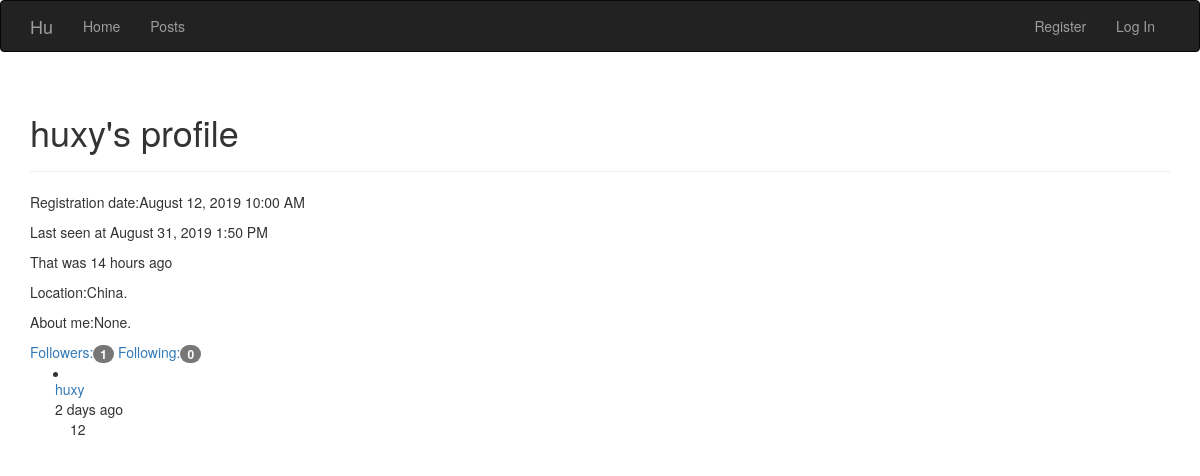
The app's page /user/huxy, older data.
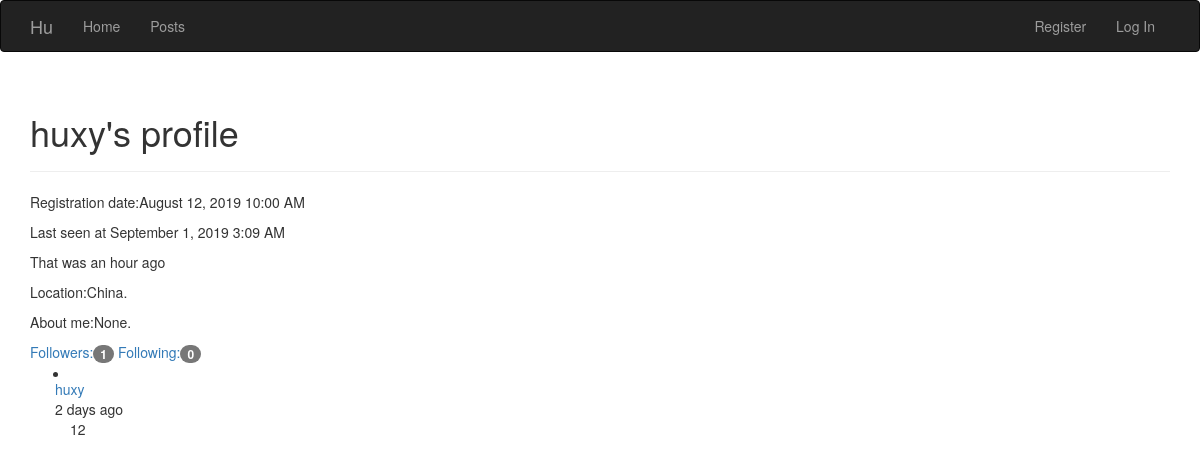
The same page, newer data.
### app/models.py (models this page shows, shortened)
class User(UserMixin, db.Model):
    __tablename__ = 'users'
    id = db.Column(db.Integer, primary_key = True)
    username = db.Column(db.String(64), unique = True, index = True)
    password_hash = db.Column(db.String(128))
    role_id = db.Column(db.Integer, db.ForeignKey('roles.id'))
    location = db.Column(db.String(64))
    about_me = db.Column(db.Text())
    member_since = db.Column(db.DateTime(), default=datetime.utcnow)
    last_seen = db.Column(db.DateTime(), default=datetime.utcnow)
    comments = db.relationship('Comment', backref='author', lazy='dynamic')
    posts = db.relationship('Post', backref='author', lazy='dynamic')
    followed = db.relationship('Follow', foreign_keys=[Follow.follower_id], backref=db.backref('follower', lazy='joined'),lazy='dynamic',cascade='all, delete-orphan')
    follower = db.relationship('Follow', foreign_keys=[Follow.followed_id], backref=db.backref('followed', lazy='joined'),lazy='dynamic',cascade='all, delete-orphan')
    @property
    def password(self):
        raise AttributeError('Password is not a readable attribute.')

class Comment(db.Model):
    __tablename__ = 'comments'
    id = db.Column(db.Integer, primary_key=True)
    body = db.Column(db.Text)
    timestamp = db.Column(db.DateTime,index=True, default=datetime.utcnow)
    author_id = db.Column(db.Integer, db.ForeignKey('users.id'))

### app/main/views.py (the view)
@main.route('/user/<username>')
def user(username):
    user=User.query.filter_by(username=username).first()
    if not user:
        flash('No correspondent user.')
        return redirect('.index')
    comments = user.comments.order_by(Comment.timestamp.desc()).all()
    return render_template('user.html', user=user, Permissions=Permissions, comments=comments)

### app/auth/views.py (called while the page is built)
@auth.before_app_request
def before_request():
    if current_user.is_authenticated:
        current_user.ping()

### app/models.py (called while the page is built)
    def can(self, permissions):
        return False

### app/templates/user.html (shortened to what this page needs)
{% extends "base.html" %}
{% block page_content  %}
<div class="page-header">
	<h1>{{user.username}}'s profile</h1>
</div>
{%include '_profile.html'%}
<a href="{{url_for('main.followers', username=user.username)}}">
	Followers:<span class="badge">{{user.follower.count()}}</span>
</a>
<a href="{{url_for('main.following', username=user.username)}}">
	Following:<span class="badge">{{user.followed.count()}}</span>
</a>
{%include '_comments.html'%}
{% endblock %}

### app/templates/base.html (shortened to what this page needs)
{% extends "bootstrap/base.html" %}
{% block head %}
{{super()}}
{% endblock %}
{% block navbar %}
<div class="navbar navbar-inverse" role="navigation">
	<div class="container">
		<div class="navvar-header">
			<a class="navbar-brand" href="{{ url_for('main.index') }}">Hu</a>
		</div>
		<div class="navbar-collapse collapse">
			<ul class="nav navbar-nav">
				<li><a href="{{url_for('main.index')}}">Home</a></li>
			</ul>
			<ul class="nav navbar-nav">
				<li><a href={{url_for('main.posts')}}>Posts</a></li>
			</ul>
			<ul class="nav navbar-nav navbar-right">
				{%if current_user.is_authenticated %}
				{%if current_user.is_administrator() %}
				<li><a href="{{url_for('auth.admin')}}">Admin</a></li>
				{%endif%}
				<li><a href="{{ url_for('auth.account', username=current_user.username)}}">{{current_user.username}}</a></li>
				<li><a href="{{ url_for('auth.logout') }}">Log Out</a></li>
				{%else%}
				<li><a href={{url_for('auth.register')}}>Register</a></li>
				<li><a href="{{url_for('auth.login') }}">Log In</a></li>
				{%endif%}
			</ul>
		</div>
	</div>
</div>
{% endblock %}
{% block content %}
<div class="container">
	{% block page_content %}{% endblock %}
</div>
{% endblock %}

### app/templates/_profile.html
<div>
	<p>Registration date:{{moment(user.member_since).format('LLL')}}</p>
	<p>Last seen at {{moment(user.last_seen).format('LLL')}}</p>
	<p>That was {{moment(user.last_seen).fromNow(refresh=True)}}</p>
	<p><p>
		{% if user.location %}
		Location:{{user.location }}
		{% endif %}
		</p>
		<p>
		{% if user.about_me %}
		About me:{{user.about_me}}
		{% endif %}
		</p>
	</p>
</div>

### app/templates/_comments.html
<div>
<ul class="posts">
	{%for comment in comments %}
	<li class="post">
		<div class="row">
			<div class="col-4">
				<div class="post-author">
					<a href="{{url_for('main.user', username=comment.author.username)}}">
						{{ comment.author.username }}
					</a>
				</div>
			</div>
			<div class="col-4">
				<div class="post-date">{{moment(comment.timestamp).fromNow()}}</div>
			</div>
		</div>
			<div class="post-content">
				<div class="post-body">
					{{comment.body}}
				</div>
			</div>
	</li>
	{%endfor%}
</ul>
</div>

Row changes from the older to the newer data that the page shows:
changed User "huxy": last_seen "August 31, 2019 1:50 PM" → "September 1, 2019 3:09 AM"; last_seen "14 hours ago" → "an hour ago"
